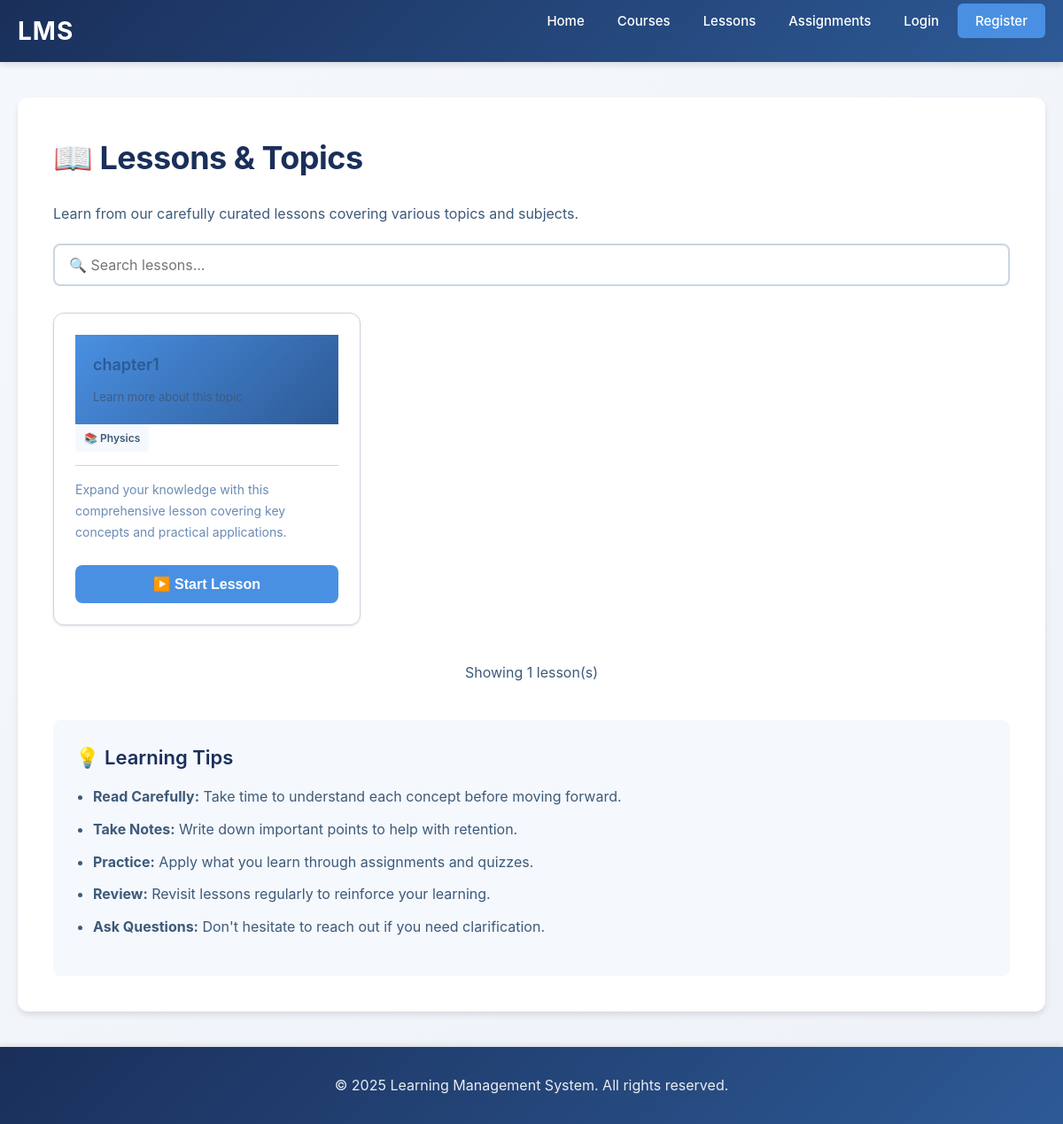
The app's page /lessons, older data.
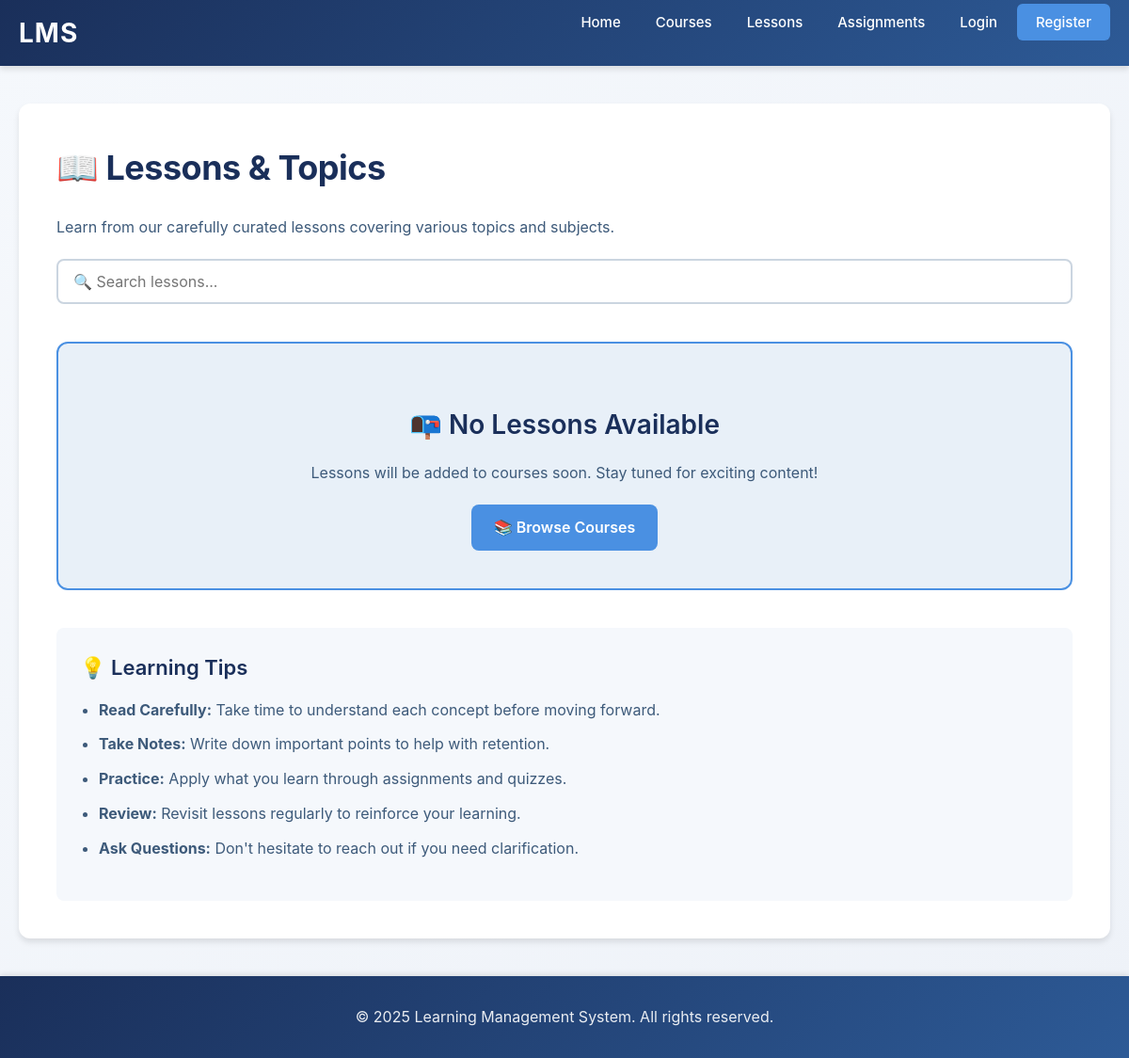
The same page, newer data.
### tables this page shows
CREATE TABLE topics (
            -- Unique identifier for each topic
            id INTEGER PRIMARY KEY AUTOINCREMENT,
            -- ID of the course this topic belongs to
            course_id INTEGER NOT NULL,
            -- Topic title (must be unique)
            title TEXT UNIQUE,
            -- Optional subtitle or description
            subtitle TEXT,
            -- Timestamp when topic was created
            created_at TIMESTAMP DEFAULT CURRENT_TIMESTAMP,
            -- Foreign key linking to courses table
            FOREIGN KEY (course_id) REFERENCES courses(id)
        );

CREATE TABLE courses (
            -- Unique identifier for each course
            id INTEGER PRIMARY KEY AUTOINCREMENT,
            -- Unique course ID number
            course_id INTEGER,
            -- Course title (must be unique)
            title TEXT NOT NULL UNIQUE,
            -- Description of what the course covers
            description TEXT,
            -- ID of the teacher who created this course
            teacher_id INTEGER,
            -- Timestamp when course was created
            created_at TIMESTAMP DEFAULT CURRENT_TIMESTAMP,
            -- Foreign key linking to the teacher user
            FOREIGN KEY (teacher_id) REFERENCES users(id)
        );

### app.py (the view)
@app.route("/lessons")
def lessons():
    try:
        conn = get_db_connection()
        cursor = conn.cursor()
        cursor.execute("""
            SELECT t.id, t.title, t.subtitle, c.title as course_title
            FROM topics t
            LEFT JOIN courses c ON t.course_id = c.id
            ORDER BY t.id DESC
        """)
        lessons_data = cursor.fetchall()
        conn.close()
    except sqlite3.OperationalError:
        lessons_data = []
    return render_template('lessons.html', lessons=lessons_data)

### app.py (called while the page is built)
def get_db_connection(db_name="lms.db"):
    conn = sqlite3.connect(db_name)
    conn.row_factory = sqlite3.Row
    return conn

### templates/lessons.html (shortened to what this page needs)
{% extends 'base.html' %}
{% block content %}
    <h1>📖 Lessons & Topics</h1>
    <p>Learn from our carefully curated lessons covering various topics and subjects.</p>
    <div style="margin: 20px 0;">
        <input type="text" id="searchInput" placeholder="🔍 Search lessons..." style="width: 100%; padding: 12px 16px; border: 2px solid var(--border-color); border-radius: 8px; font-size: 16px;">
    </div>
    {% if lessons %}
        <div style="display: grid; grid-template-columns: repeat(auto-fill, minmax(320px, 1fr)); gap: 20px; margin-top: 30px;">
            {% for lesson in lessons %}
                <div class="card lesson-card" style="transition: all 0.3s ease; cursor: pointer; overflow: hidden;">
                    <div style="background: linear-gradient(135deg, var(--accent-blue), var(--primary-blue)); padding: 20px; color: white; min-height: 100px; display: flex; flex-direction: column; justify-content: center;">
                        <h3 style="margin: 0; font-size: 18px; font-weight: 600;">{{ lesson.title }}</h3>
                        <p style="margin: 10px 0 0 0; font-size: 13px; opacity: 0.9;">{{ lesson.subtitle or 'Learn more about this topic' }}</p>
                    </div>
                    <div class="card-body">
                        <div style="display: flex; align-items: center; gap: 10px; margin-bottom: 15px; padding-bottom: 15px; border-bottom: 1px solid var(--border-color);">
                            <span style="background: var(--bg-light); padding: 5px 10px; border-radius: 4px; font-size: 12px; color: var(--medium-text); font-weight: 600;">
                                📚 {{ lesson.course_title or 'General' }}
                            </span>
                        </div>
                        <p style="color: var(--light-text); font-size: 14px; margin-bottom: 15px;">
                            Expand your knowledge with this comprehensive lesson covering key concepts and practical applications.
                        </p>
                        <button class="btn btn-primary" style="width: 100%; margin-top: 10px;">
                            ▶️ Start Lesson
                        </button>
                    </div>
                </div>
            {% endfor %}
        </div>
        <div style="margin-top: 40px; text-align: center; color: var(--light-text);">
            <p>Showing {{ lessons | length }} lesson(s)</p>
        </div>
    {% else %}
        <div style="background: #e8f0f8; border: 2px solid var(--accent-blue); padding: 40px; border-radius: 12px; text-align: center; margin-top: 40px;">
            <h2 style="color: var(--primary-navy); margin-bottom: 15px;">📭 No Lessons Available</h2>
            <p style="color: var(--medium-text); font-size: 16px; margin-bottom: 20px;">
                Lessons will be added to courses soon. Stay tuned for exciting content!
            </p>
            <a href="{{ url_for('course') }}" class="btn btn-primary">📚 Browse Courses</a>
        </div>
    {% endif %}
    <div style="margin-top: 40px; background: var(--bg-light); padding: 25px; border-radius: 8px;">
        <h3 style="color: var(--primary-navy); margin-top: 0;">💡 Learning Tips</h3>
        <ul style="color: var(--medium-text); line-height: 1.8;">
            <li><strong>Read Carefully:</strong> Take time to understand each concept before moving forward.</li>
            <li><strong>Take Notes:</strong> Write down important points to help with retention.</li>
            <li><strong>Practice:</strong> Apply what you learn through assignments and quizzes.</li>
            <li><strong>Review:</strong> Revisit lessons regularly to reinforce your learning.</li>
            <li><strong>Ask Questions:</strong> Don't hesitate to reach out if you need clarification.</li>
        </ul>
    </div>
{% endblock %}

Row changes from the older to the newer data that the page shows:
removed topics: title "chapter1", subtitle "Learn more about this topic", title "Physics"
Text that changed along with them:
{{ lessons | length }}: "1" → (not shown)
text no longer shown: "Showing lesson(s)"
text now shown: "📭 No Lessons Available Lessons will be added to courses soon. Stay tuned for exciting content! 📚 Browse Courses"
